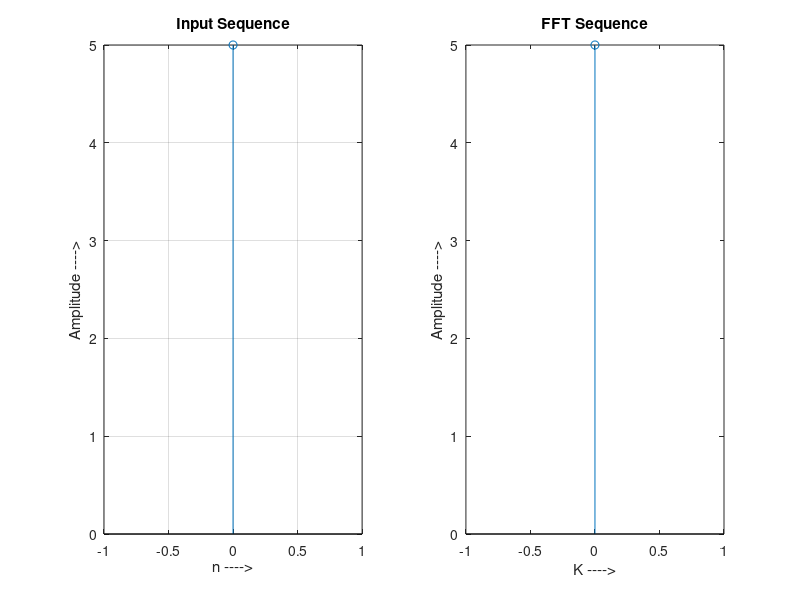

The MATLAB script that drew this image:
clc;
clear all;
x = input('Enter the input sequence = ');
N = length(x);
for k = 1:N
    y(k) = 0;
    for n = 1:N
        y(k) = y(k)+x(n)*exp(-1i*2*pi*(k-1)*(n-1)/N);
    end
end

t = 0:N-1;
subplot(1,2,1);
stem(t,x);
ylabel('Amplitude ---->');
xlabel('n ---->');
title('Input Sequence');
grid on;
magnitude = abs(y); 
disp('FFT Sequence = ');
disp(magnitude);

t = 0:N-1;
subplot(1,2,2);
stem(t,magnitude);
ylabel('Amplitude ---->');
xlabel('K ---->');
title('FFT Sequence');